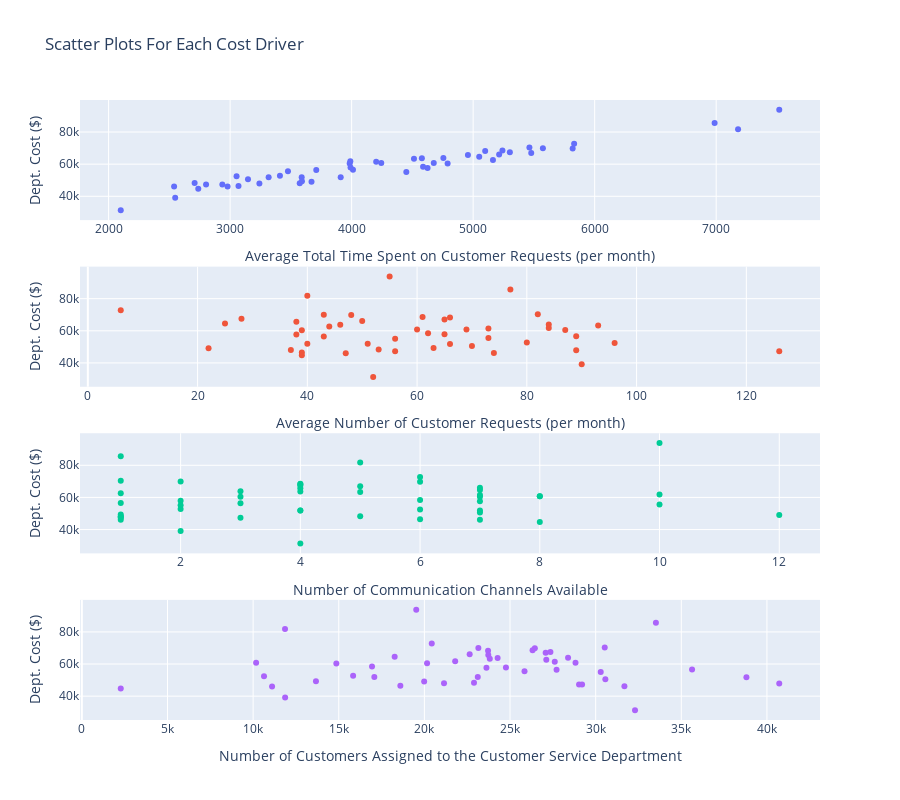

The notebook cell this image was saved under:
### Markdown cell above
**1.** (5 points) Plot the customer service department costs vs. each cost driver. Analyze the data
for potential problems.

### Code cell
fig = make_subplots(rows=4, cols=1)

fig.add_trace(
    go.Scatter(x=ce['Time'], 
               y=ce['DeptCosts'],
               mode='markers', text=ce['State'] ),

1,1)

fig.add_trace(
    go.Scatter(x=ce['NumbRequests'], 
               y=ce['DeptCosts'], mode='markers', text=ce['State']),
2,1)


fig.add_trace(
    go.Scatter(x=ce['ComChannels'], 
               y=ce['DeptCosts'], mode='markers', text=ce['State']),
3,1)

fig.add_trace(
    go.Scatter(x=ce['NumbCustomers'], 
               y=ce['DeptCosts'], mode='markers', text=ce['State']),
4,1)

fig.update(layout_showlegend=False)


fig.update_layout(
    xaxis=dict( title='Average Total Time Spent on Customer Requests (per month)'),
    xaxis2=dict( title='Average Number of Customer Requests (per month)'),
    xaxis3=dict( title='Number of Communication Channels Available'),
    xaxis4=dict( title='Number of Customers Assigned to the Customer Service Department'),
    yaxis=dict( title = 'Dept. Cost ($)'),
    yaxis2=dict( title = 'Dept. Cost ($)'),
    yaxis3=dict( title = 'Dept. Cost ($)'),
    yaxis4=dict( title = 'Dept. Cost ($)')
)



fig.update_layout(
    height=800,
    title_text="Scatter Plots For Each Cost Driver"
    )


fig.show()

### Figure 1 — Plotly figure (JSON) as saved in the notebook; plotly's stock layout.template omitted (floating-point values rounded to 4 significant figures)
{"data": [{"mode": "markers", "text": ["Alabama", "Alaska", "Arizona", "Arkansas", "California", "Colorado", "Connecticut", "Delaware", "Florida", "Georgia", "Hawaii", "Idaho", "Illinois", "Indiana", "Iowa", "Kansas", "Kentucky", "Louisiana", "Maine", "Maryland", "Massachusetts", "Michigan", "Minnesota", "Mississippi", "Missouri", "Montana", "Nebraska", "Nevada", "New Hampshire", "New Jersey", "New Mexico", "New York", "North Carolina", "North Dakota", "Ohio", "Oklahoma", "Oregon", "Pennsylvania", "Rhode Island", "South Carolina", "South Dakota", "Tennessee", "Texas", "Utah", "Vermont", "Virginia", "Washington", "West Virginia", "Wisconsin", "Wyoming"], "type": "scatter", "x": [3410, 2979, 5099, 2539, 2100, 3989, 4011, 2802, 5831, 5050, 3069, 3670, 4578, 3573, 4625, 4755, 2936, 3147, 4676, 2708, 5574, 5478, 5241, 4957, 3053, 2738, 5819, 5463, 5302, 3991, 3317, 3984, 4790, 4244, 3476, 6987, 4513, 4588, 3709, 4450, 3910, 3589, 3591, 4202, 5214, 7519, 3241, 5163, 2548, 7180], "xaxis": "x", "y": [52740.0, 46040.0, 68240.0, 46100.0, 31230.0, 61770.0, 56580.0, 47330.0, 72760.0, 64620.0, 46460.0, 49080.0, 63720.0, 48050.0, 57660.0, 63870.0, 47340.0, 50530.0, 60780.0, 48290.0, 69940.0, 66980.0, 68530.0, 65640.0, 52450.0, 44740.0, 69770.0, 70350.0, 67470.0, 57920.0, 51930.0, 60450.0, 60410.0, 60790.0, 55540.0, 85670.0, 63370.0, 58450.0, 56410.0, 55130.0, 51917, 51810.0, 49350.0, 61460.0, 66050.0, 93880.0, 47900.0, 62640.0, 39100.0, 81820.0], "yaxis": "y"}, {"mode": "markers", "text": ["Alabama", "Alaska", "Arizona", "Arkansas", "California", "Colorado", "Connecticut", "Delaware", "Florida", "Georgia", "Hawaii", "Idaho", "Illinois", "Indiana", "Iowa", "Kansas", "Kentucky", "Louisiana", "Maine", "Maryland", "Massachusetts", "Michigan", "Minnesota", "Mississippi", "Missouri", "Montana", "Nebraska", "Nevada", "New Hampshire", "New Jersey", "New Mexico", "New York", "North Carolina", "North Dakota", "Ohio", "Oklahoma", "Oregon", "Pennsylvania", "Rhode Island", "South Carolina", "South Dakota", "Tennessee", "Texas", "Utah", "Vermont", "Virginia", "Washington", "West Virginia", "Wisconsin", "Wyoming"], "type": "scatter", "x": [80, 47, 66, 74, 52, 84, 89, 126, 6, 25, 39, 22, 46, 37, 38, 84, 56, 70, 60, 53, 43, 65, 61, 38, 96, 39, 48, 82, 28, 65, 51, 87, 39, 69, 73, 77, 93, 62, 43, 56, 40, 66, 63, 73, 50, 55, 89, 44, 90, 40], "xaxis": "x2", "y": [52740.0, 46040.0, 68240.0, 46100.0, 31230.0, 61770.0, 56580.0, 47330.0, 72760.0, 64620.0, 46460.0, 49080.0, 63720.0, 48050.0, 57660.0, 63870.0, 47340.0, 50530.0, 60780.0, 48290.0, 69940.0, 66980.0, 68530.0, 65640.0, 52450.0, 44740.0, 69770.0, 70350.0, 67470.0, 57920.0, 51930.0, 60450.0, 60410.0, 60790.0, 55540.0, 85670.0, 63370.0, 58450.0, 56410.0, 55130.0, 51917, 51810.0, 49350.0, 61460.0, 66050.0, 93880.0, 47900.0, 62640.0, 39100.0, 81820.0], "yaxis": "y2"}, {"mode": "markers", "text": ["Alabama", "Alaska", "Arizona", "Arkansas", "California", "Colorado", "Connecticut", "Delaware", "Florida", "Georgia", "Hawaii", "Idaho", "Illinois", "Indiana", "Iowa", "Kansas", "Kentucky", "Louisiana", "Maine", "Maryland", "Massachusetts", "Michigan", "Minnesota", "Mississippi", "Missouri", "Montana", "Nebraska", "Nevada", "New Hampshire", "New Jersey", "New Mexico", "New York", "North Carolina", "North Dakota", "Ohio", "Oklahoma", "Oregon", "Pennsylvania", "Rhode Island", "South Carolina", "South Dakota", "Tennessee", "Texas", "Utah", "Vermont", "Virginia", "Washington", "West Virginia", "Wisconsin", "Wyoming"], "type": "scatter", "x": [2, 1, 4, 7, 4, 10, 1, 1, 6, 7, 6, 12, 4, 1, 7, 3, 3, 7, 8, 5, 2, 5, 4, 4, 6, 8, 6, 1, 4, 2, 7, 3, 7, 8, 10, 1, 5, 6, 3, 2, 4, 4, 1, 7, 7, 10, 1, 1, 2, 5], "xaxis": "x3", "y": [52740.0, 46040.0, 68240.0, 46100.0, 31230.0, 61770.0, 56580.0, 47330.0, 72760.0, 64620.0, 46460.0, 49080.0, 63720.0, 48050.0, 57660.0, 63870.0, 47340.0, 50530.0, 60780.0, 48290.0, 69940.0, 66980.0, 68530.0, 65640.0, 52450.0, 44740.0, 69770.0, 70350.0, 67470.0, 57920.0, 51930.0, 60450.0, 60410.0, 60790.0, 55540.0, 85670.0, 63370.0, 58450.0, 56410.0, 55130.0, 51917, 51810.0, 49350.0, 61460.0, 66050.0, 93880.0, 47900.0, 62640.0, 39100.0, 81820.0], "yaxis": "y3"}, {"mode": "markers", "text": ["Alabama", "Alaska", "Arizona", "Arkansas", "California", "Colorado", "Connecticut", "Delaware", "Florida", "Georgia", "Hawaii", "Idaho", "Illinois", "Indiana", "Iowa", "Kansas", "Kentucky", "Louisiana", "Maine", "Maryland", "Massachusetts", "Michigan", "Minnesota", "Mississippi", "Missouri", "Montana", "Nebraska", "Nevada", "New Hampshire", "New Jersey", "New Mexico", "New York", "North Carolina", "North Dakota", "Ohio", "Oklahoma", "Oregon", "Pennsylvania", "Rhode Island", "South Carolina", "South Dakota", "Tennessee", "Texas", "Utah", "Vermont", "Virginia", "Washington", "West Virginia", "Wisconsin", "Wyoming"], "type": "scatter", "x": [15838, 11107, 23717, 31678, 32298, 21797, 35628, 29030, 20430, 18264, 18596, 19987, 24275, 21145, 23623, 28388, 29205, 30565, 28823, 22896, 23150, 27080, 26316, 23731, 10637, 2272, 26448, 30529, 27358, 24761, 17077, 20156, 14859, 10175, 25846, 33517, 23818, 16943, 27717, 30295, 23117, 38801, 13669, 27612, 22643, 19524, 40718, 27117, 11870, 11863], "xaxis": "x4", "y": [52740.0, 46040.0, 68240.0, 46100.0, 31230.0, 61770.0, 56580.0, 47330.0, 72760.0, 64620.0, 46460.0, 49080.0, 63720.0, 48050.0, 57660.0, 63870.0, 47340.0, 50530.0, 60780.0, 48290.0, 69940.0, 66980.0, 68530.0, 65640.0, 52450.0, 44740.0, 69770.0, 70350.0, 67470.0, 57920.0, 51930.0, 60450.0, 60410.0, 60790.0, 55540.0, 85670.0, 63370.0, 58450.0, 56410.0, 55130.0, 51917, 51810.0, 49350.0, 61460.0, 66050.0, 93880.0, 47900.0, 62640.0, 39100.0, 81820.0], "yaxis": "y4"}], "layout": {"height": 800, "showlegend": false, "title": {"text": "Scatter Plots For Each Cost Driver"}, "xaxis": {"anchor": "y", "domain": [0, 1], "title": {"text": "Average Total Time Spent on Customer Requests (per month)"}}, "xaxis2": {"anchor": "y2", "domain": [0, 1], "title": {"text": "Average Number of Customer Requests (per month)"}}, "xaxis3": {"anchor": "y3", "domain": [0, 1], "title": {"text": "Number of Communication Channels Available"}}, "xaxis4": {"anchor": "y4", "domain": [0, 1], "title": {"text": "Number of Customers Assigned to the Customer Service Department"}}, "yaxis": {"anchor": "x", "domain": [0.8063, 1], "title": {"text": "Dept. Cost ($)"}}, "yaxis2": {"anchor": "x2", "domain": [0.5375, 0.7312], "title": {"text": "Dept. Cost ($)"}}, "yaxis3": {"anchor": "x3", "domain": [0.2687, 0.4625], "title": {"text": "Dept. Cost ($)"}}, "yaxis4": {"anchor": "x4", "domain": [0, 0.1938], "title": {"text": "Dept. Cost ($)"}}}}
